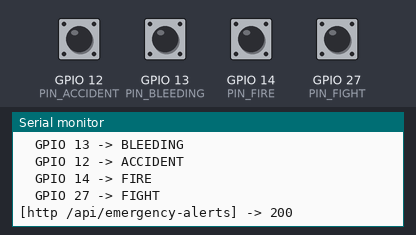
Bench run of a sketch on a simulated ESP32. On the bench: the last lines printed to the serial monitor. The inputs (shaded band) are chosen by the test bench; at power-on: GPIO 12 (PIN_ACCIDENT), GPIO 13 (PIN_BLEEDING), GPIO 14 (PIN_FIRE), GPIO 27 (PIN_FIGHT) HIGH. WiFi joins after 1.5 s; servers stay silent unless stated; uploads are accepted with an empty reply.

Above: at 3.1 s.
3.2 s: GPIO 12 (PIN_ACCIDENT) pulled LOW for 0.15 s
At 4.1 s:
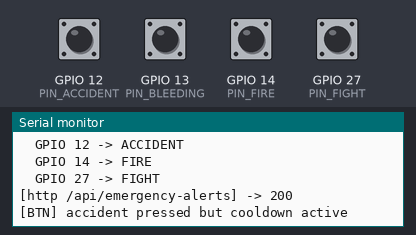
4.8 s: GPIO 13 (PIN_BLEEDING) pulled LOW for 0.15 s
At 5.2 s:
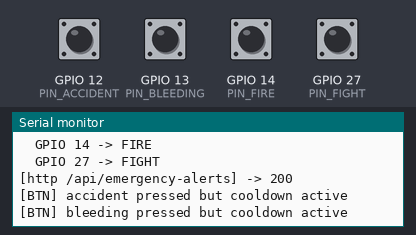
6.4 s: GPIO 14 (PIN_FIRE) pulled LOW for 0.15 s
At 7.6 s:
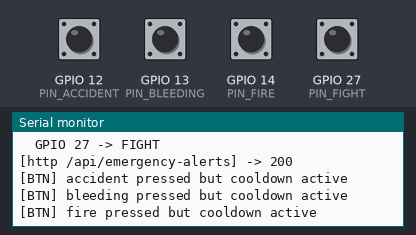
8.0 s: GPIO 27 (PIN_FIGHT) pulled LOW for 0.15 s
At 8.8 s:
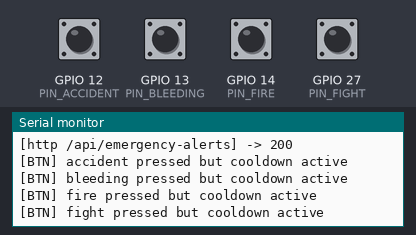
9.6 s: GPIO 12 (PIN_ACCIDENT) pulsed LOW 5 times (0.12 s each, 0.3 s apart)
At 10.47 s:
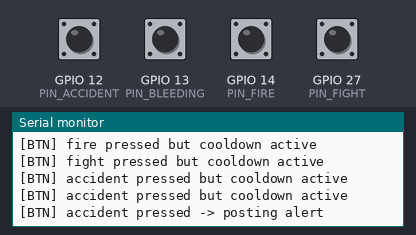
12.6 s: GPIO 13 (PIN_BLEEDING) pulled LOW for 1 s
At 12.86 s:
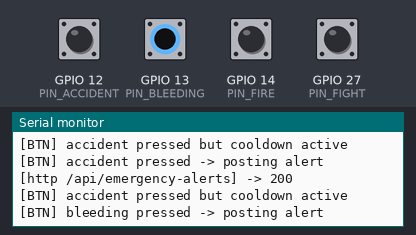

The sketch:

sentinel-emergency-switch.ino
```cpp
/*
  ============================================================================
  Sentinel — Emergency Switch (Product 2 of 2)
  ============================================================================
  This ESP32 is the Emergency Switch — a panic button device kept at the
  security guard's desk. It does ONE job: when a button is pressed, POST an
  alert to the website which then sends a Telegram message + plays a voice
  alarm on the dashboard.

  PAIR THIS WITH: sentinel-patrol-scanner.ino (separate product, on its own
  ESP32, fixed at a checkpoint for BLE scanning).

  Buttons (active LOW with INPUT_PULLUP):
    GPIO 13 -> BLEEDING
    GPIO 12 -> ACCIDENT
    GPIO 14 -> FIRE
    GPIO 27 -> FIGHT

  Endpoint
  --------
    POST /api/emergency-alerts   { type, switchId }
        type    = "accident" | "fire" | "bleeding" | "fight"
        switchId = unique ID for this switch (e.g. "ESP32-SWITCH-01")

  Configure (before flashing)
  --------------------------
  1) Edit WIFI_SSID / WIFI_PASS
  2) Edit SERVER_HOST to your laptop's LAN IP OR your Vercel URL
  3) Edit SERVER_PORT (3000 / 3002 for local, 443 for Vercel/HTTPS)
  4) Edit SWITCH_ID — must be UNIQUE per switch, and must match what you
     register in Devices -> Emergency Switches
  ============================================================================
*/

#include <WiFi.h>

// ─── CONFIGURE THESE ────────────────────────────────────────────────────────
const char* WIFI_SSID  = "dmk";
const char* WIFI_PASS  = "00000000";

const char* SERVER_HOST  = "10.161.144.235";    // your laptop's LAN IP, or Vercel hostname
const int   SERVER_PORT  = 3002;
const char* ALERT_PATH   = "/api/emergency-alerts";

const char* DEVICE_TOKEN = "";                  // optional
const char* SWITCH_ID    = "ESP32-SWITCH-01";   // CHANGE per switch

// Buttons (active LOW with INPUT_PULLUP, no external resistors needed)
const int PIN_BLEEDING = 13;
const int PIN_ACCIDENT = 12;
const int PIN_FIRE     = 14;
const int PIN_FIGHT    = 27;

// Heartbeat (so the dashboard can show this switch as online/offline)
const unsigned long HEARTBEAT_INTERVAL_MS = 30000;   // every 30s

const unsigned long BTN_COOLDOWN_MS = 10000;         // per-button cooldown
const unsigned long BTN_DEBOUNCE_MS = 50;            // hardware debounce
// ───────────────────────────────────────────────────────────────────────────

struct ButtonState {
  int           pin;
  const char*   type;
  bool          lastStable;
  bool          lastRaw;
  unsigned long lastChangeMs;
  unsigned long lastFiredMs;
};

ButtonState buttons[] = {
  { PIN_BLEEDING, "bleeding", HIGH, HIGH, 0, 0 },
  { PIN_ACCIDENT, "accident", HIGH, HIGH, 0, 0 },
  { PIN_FIRE,     "fire",     HIGH, HIGH, 0, 0 },
  { PIN_FIGHT,    "fight",    HIGH, HIGH, 0, 0 },
};
const int BUTTON_COUNT = sizeof(buttons) / sizeof(buttons[0]);

unsigned long lastHeartbeatAt = 0;

// Forward decls
int  postJson(const char* path, const String& body);
void postEmergencyAlert(const char* type);
void postHeartbeat();

// ───────────────────────────────────────────────────────────────────────────
void setup() {
  Serial.begin(115200);
  delay(100);
  Serial.println("\n=== Sentinel Emergency Switch ===");
  Serial.printf("SWITCH_ID: %s\n", SWITCH_ID);

  for (int i = 0; i < BUTTON_COUNT; i++) {
    pinMode(buttons[i].pin, INPUT_PULLUP);
  }

  WiFi.mode(WIFI_STA);
  WiFi.begin(WIFI_SSID, WIFI_PASS);
  Serial.printf("Connecting to WiFi '%s'", WIFI_SSID);
  unsigned long deadline = millis() + 30000;
  while (WiFi.status() != WL_CONNECTED && millis() < deadline) {
    delay(500);
    Serial.print(".");
  }
  Serial.println();
  if (WiFi.status() == WL_CONNECTED) {
    Serial.print("WiFi connected. IP: ");
    Serial.println(WiFi.localIP());
  }

  Serial.println("Buttons ready:");
  Serial.printf("  GPIO %d -> BLEEDING\n", PIN_BLEEDING);
  Serial.printf("  GPIO %d -> ACCIDENT\n", PIN_ACCIDENT);
  Serial.printf("  GPIO %d -> FIRE\n",     PIN_FIRE);
  Serial.printf("  GPIO %d -> FIGHT\n",    PIN_FIGHT);

  // Initial heartbeat so the dashboard sees us right away.
  postHeartbeat();
}

// ───────────────────────────────────────────────────────────────────────────
void loop() {
  unsigned long now = millis();

  // Reconnect WiFi if dropped
  if (WiFi.status() != WL_CONNECTED) WiFi.reconnect();

  // Heartbeat
  if (now - lastHeartbeatAt >= HEARTBEAT_INTERVAL_MS) {
    postHeartbeat();
    lastHeartbeatAt = now;
  }

  // Poll buttons (with debounce + cooldown)
  for (int i = 0; i < BUTTON_COUNT; i++) {
    ButtonState& b = buttons[i];
    int raw = digitalRead(b.pin);

    if (raw != b.lastRaw) {
      b.lastRaw = raw;
      b.lastChangeMs = now;
    } else if ((now - b.lastChangeMs) >= BTN_DEBOUNCE_MS && raw != b.lastStable) {
      bool wasHigh = (b.lastStable == HIGH);
      b.lastStable = raw;
      bool isLowNow = (raw == LOW);

      if (wasHigh && isLowNow) {
        // Falling edge = press. Check cooldown.
        if ((now - b.lastFiredMs) >= BTN_COOLDOWN_MS) {
          b.lastFiredMs = now;
          Serial.printf("[BTN] %s pressed -> posting alert\n", b.type);
          postEmergencyAlert(b.type);
        } else {
          Serial.printf("[BTN] %s pressed but cooldown active\n", b.type);
        }
      }
    }
  }

  delay(10);
}

// ───────────────────────────────────────────────────────────────────────────
int postJson(const char* path, const String& body) {
  if (WiFi.status() != WL_CONNECTED) return -1;

  WiFiClient client;
  client.setTimeout(5000);
  if (!client.connect(SERVER_HOST, SERVER_PORT)) {
    Serial.printf("[http] connect to %s:%d failed\n", SERVER_HOST, SERVER_PORT);
    return -1;
  }

  client.print("POST ");
  client.print(path);
  client.println(" HTTP/1.1");
  client.print("Host: ");
  client.print(SERVER_HOST);
  client.print(":");
  client.println(SERVER_PORT);
  client.println("Content-Type: application/json");
  client.println("User-Agent: Sentinel-Switch/1.0");
  client.println("Accept: */*");
  client.println("Connection: close");
  if (strlen(DEVICE_TOKEN) > 0) {
    client.print("x-device-token: ");
    client.println(DEVICE_TOKEN);
  }
  client.print("Content-Length: ");
  client.println(body.length());
  client.println();
  client.print(body);

  String statusLine = client.readStringUntil('\n');
  statusLine.trim();
  while (client.available() || client.connected()) {
    if (!client.available()) { delay(20); continue; }
    client.read();
  }
  client.stop();

  int sp1 = statusLine.indexOf(' ');
  int sp2 = statusLine.indexOf(' ', sp1 + 1);
  int code = (sp1 > 0 && sp2 > sp1) ? statusLine.substring(sp1 + 1, sp2).toInt() : -1;
  Serial.printf("[http %s] -> %d\n", path, code);
  return code;
}

void postEmergencyAlert(const char* type) {
  String body = "{\"type\":\""; body += type;
  body += "\",\"switchId\":\"";  body += SWITCH_ID;
  body += "\"}";
  postJson(ALERT_PATH, body);
}

/**
 * Heartbeat — POST an empty alert-style record so the server knows this
 * switch is alive. We use a special type "heartbeat" which the server
 * recognizes and skips creating an alert for.
 */
void postHeartbeat() {
  String body = "{\"type\":\"heartbeat\",\"switchId\":\"";
  body += SWITCH_ID;
  body += "\"}";
  postJson(ALERT_PATH, body);
}
```

Measured:
- after the input at 3.2 s, the serial monitor: prints a new line after 0.06 s (image 1)
- after the input at 4.8 s, the serial monitor: prints a new line after 0.06 s (image 2)
- after the input at 6.4 s, the serial monitor: prints a new line after 0.06 s (image 3)
- after the input at 8.0 s, the serial monitor: prints a new line after 0.06 s (image 4)
- after the input at 9.6 s, the serial monitor: prints a new line after 0.06 s (image 5)
- after the input at 12.6 s, the serial monitor: prints a new line after 0.05 s (image 6)
